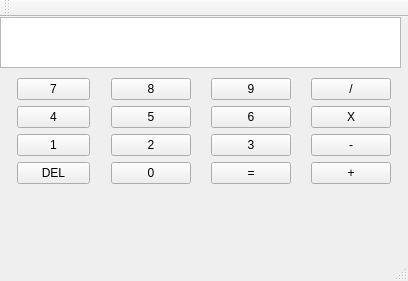
<?xml version="1.0" encoding="UTF-8"?>
<ui version="4.0">
 <class>MainWindow</class>
 <widget class="QMainWindow" name="MainWindow">
  <property name="geometry">
   <rect>
    <x>0</x>
    <y>0</y>
    <width>408</width>
    <height>281</height>
   </rect>
  </property>
  <property name="windowTitle">
   <string>MainWindow</string>
  </property>
  <widget class="QWidget" name="centralWidget">
   <widget class="QWidget" name="formLayoutWidget">
    <property name="geometry">
     <rect>
      <x>0</x>
      <y>50</y>
      <width>101</width>
      <height>162</height>
     </rect>
    </property>
    <layout class="QFormLayout" name="formLayout">
     <item row="1" column="1">
      <widget class="QPushButton" name="pushButton_2">
       <property name="text">
        <string>4</string>
       </property>
      </widget>
     </item>
     <item row="2" column="1">
      <widget class="QPushButton" name="pushButton_3">
       <property name="text">
        <string>1</string>
       </property>
      </widget>
     </item>
     <item row="3" column="1">
      <widget class="QPushButton" name="pushButton_4">
       <property name="text">
        <string>DEL</string>
       </property>
      </widget>
     </item>
     <item row="0" column="1">
      <widget class="QPushButton" name="pushButton">
       <property name="text">
        <string>7</string>
       </property>
      </widget>
     </item>
    </layout>
   </widget>
   <widget class="QWidget" name="formLayoutWidget_2">
    <property name="geometry">
     <rect>
      <x>100</x>
      <y>50</y>
      <width>101</width>
      <height>161</height>
     </rect>
    </property>
    <layout class="QFormLayout" name="formLayout_2">
     <item row="0" column="0">
      <widget class="QPushButton" name="pushButton_5">
       <property name="text">
        <string>8</string>
       </property>
      </widget>
     </item>
     <item row="1" column="0">
      <widget class="QPushButton" name="pushButton_6">
       <property name="text">
        <string>5</string>
       </property>
      </widget>
     </item>
     <item row="2" column="0">
      <widget class="QPushButton" name="pushButton_7">
       <property name="text">
        <string>2</string>
       </property>
      </widget>
     </item>
     <item row="3" column="0">
      <widget class="QPushButton" name="pushButton_8">
       <property name="text">
        <string>0</string>
       </property>
      </widget>
     </item>
    </layout>
   </widget>
   <widget class="QWidget" name="formLayoutWidget_3">
    <property name="geometry">
     <rect>
      <x>200</x>
      <y>50</y>
      <width>101</width>
      <height>161</height>
     </rect>
    </property>
    <layout class="QFormLayout" name="formLayout_3">
     <item row="0" column="0">
      <widget class="QPushButton" name="pushButton_9">
       <property name="text">
        <string>9</string>
       </property>
      </widget>
     </item>
     <item row="1" column="0">
      <widget class="QPushButton" name="pushButton_10">
       <property name="text">
        <string>6</string>
       </property>
      </widget>
     </item>
     <item row="2" column="0">
      <widget class="QPushButton" name="pushButton_11">
       <property name="text">
        <string>3</string>
       </property>
      </widget>
     </item>
     <item row="3" column="0">
      <widget class="QPushButton" name="pushButton_12">
       <property name="text">
        <string>=</string>
       </property>
      </widget>
     </item>
    </layout>
   </widget>
   <widget class="QWidget" name="formLayoutWidget_4">
    <property name="geometry">
     <rect>
      <x>300</x>
      <y>50</y>
      <width>96</width>
      <height>161</height>
     </rect>
    </property>
    <layout class="QFormLayout" name="formLayout_4">
     <item row="0" column="0">
      <widget class="QPushButton" name="pushButton_13">
       <property name="text">
        <string>/</string>
       </property>
      </widget>
     </item>
     <item row="1" column="0">
      <widget class="QPushButton" name="pushButton_14">
       <property name="text">
        <string>X</string>
       </property>
      </widget>
     </item>
     <item row="2" column="0">
      <widget class="QPushButton" name="pushButton_15">
       <property name="text">
        <string>-</string>
       </property>
      </widget>
     </item>
     <item row="3" column="0">
      <widget class="QPushButton" name="pushButton_16">
       <property name="text">
        <string>+</string>
       </property>
      </widget>
     </item>
    </layout>
   </widget>
   <widget class="QTextEdit" name="textEdit">
    <property name="geometry">
     <rect>
      <x>0</x>
      <y>0</y>
      <width>401</width>
      <height>51</height>
     </rect>
    </property>
   </widget>
  </widget>
  <widget class="QMenuBar" name="menuBar">
   <property name="geometry">
    <rect>
     <x>0</x>
     <y>0</y>
     <width>408</width>
     <height>30</height>
    </rect>
   </property>
  </widget>
  <widget class="QToolBar" name="mainToolBar">
   <attribute name="toolBarArea">
    <enum>TopToolBarArea</enum>
   </attribute>
   <attribute name="toolBarBreak">
    <bool>false</bool>
   </attribute>
  </widget>
  <widget class="QStatusBar" name="statusBar"/>
 </widget>
 <layoutdefault spacing="6" margin="11"/>
 <resources/>
 <connections/>
 <slots>
  <slot>sendName()</slot>
 </slots>
</ui>
